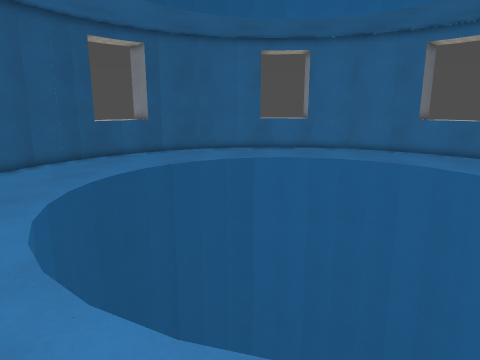
view 1 (above)

24 first-person views from a walk through a level from a Godot 3-D game. The camera is 1.5 m above the floor, tilts 12° down and sees 70° across. The floor is counted in squares, 0.5 m on a side. Each view is taken from the middle of a square. On the plan, view 1 faces up. The plan holds only what a view shows up to about 20 squares ahead; the rest is blank. The place goes on beyond the plan. Surface patterns are stand-ins for the level's own textures.

view 2
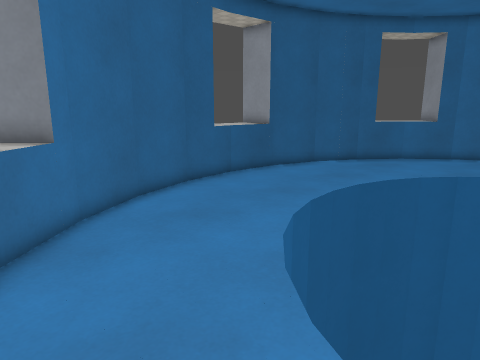

view 3
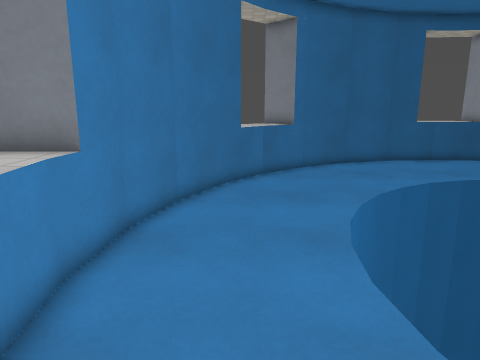

view 4
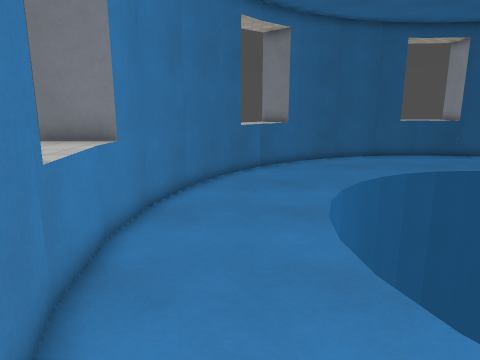

view 5
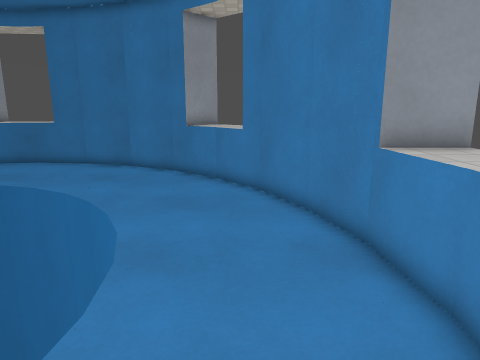

view 6
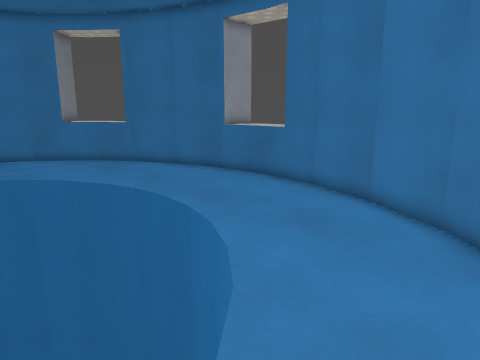

view 7
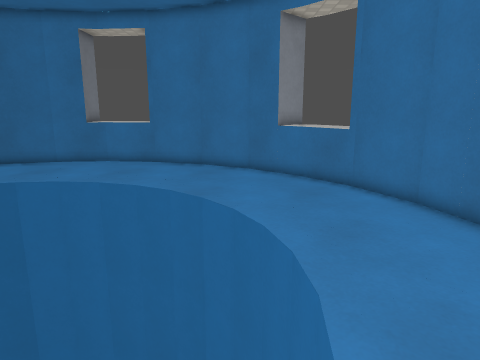

view 8
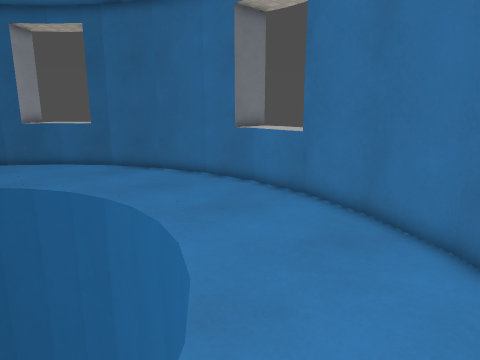

view 9
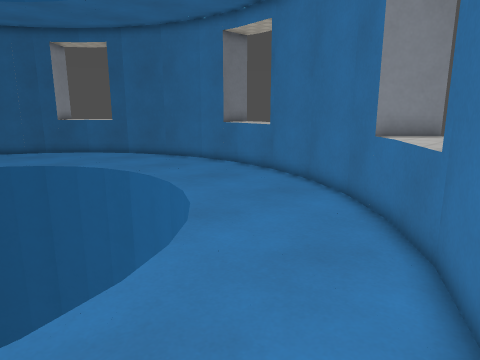

view 10
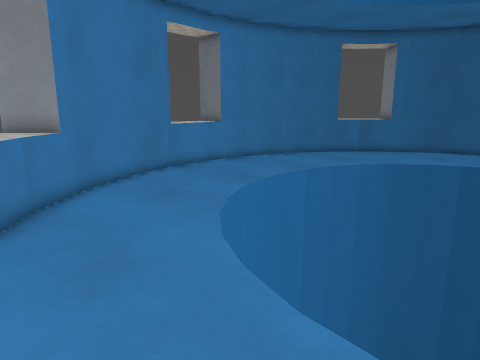

view 11
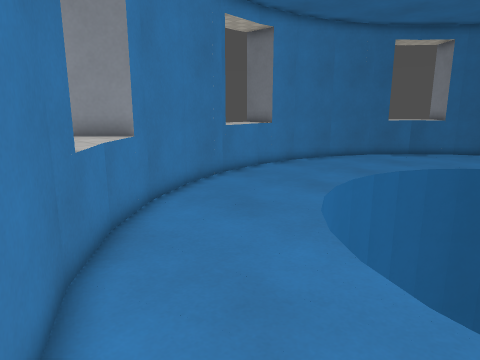

view 12
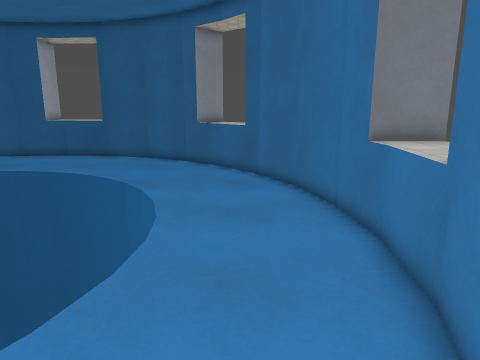

view 13
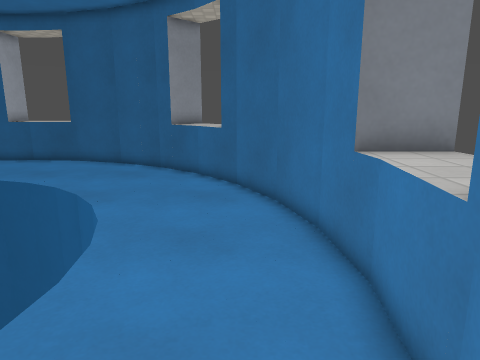

view 14
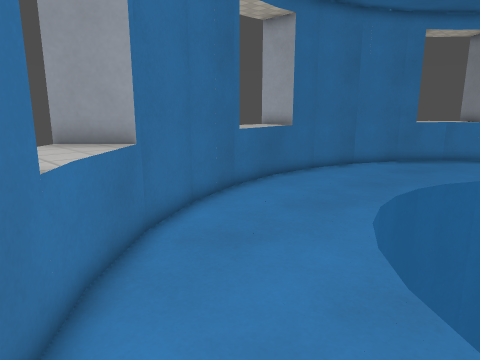

view 15
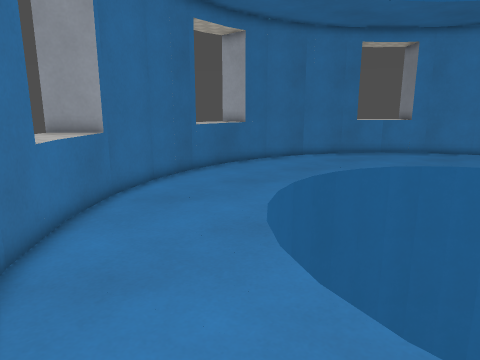

view 16
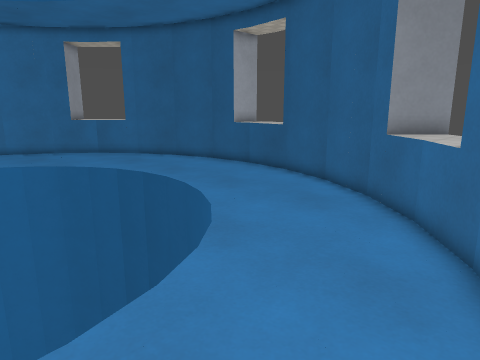

view 17
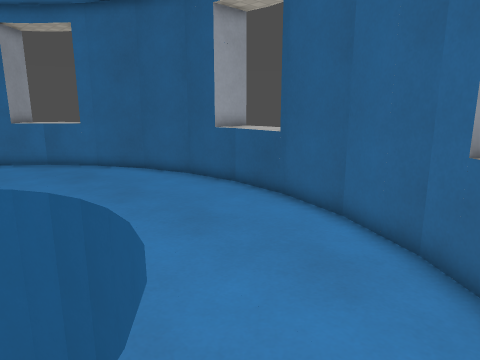

view 18
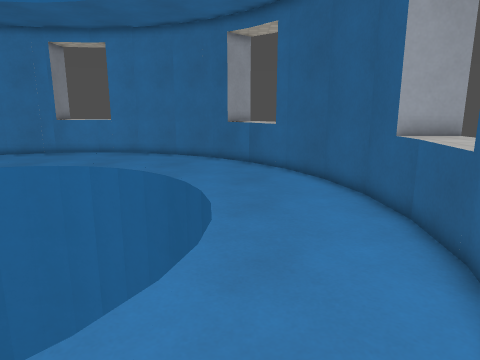

view 19
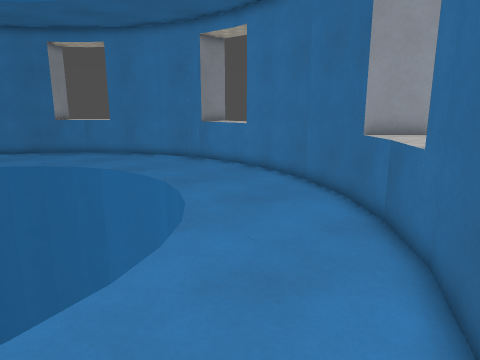

view 20
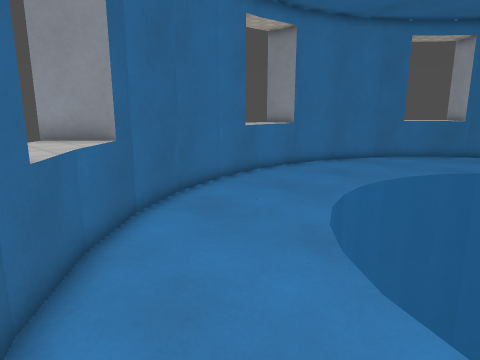

view 21
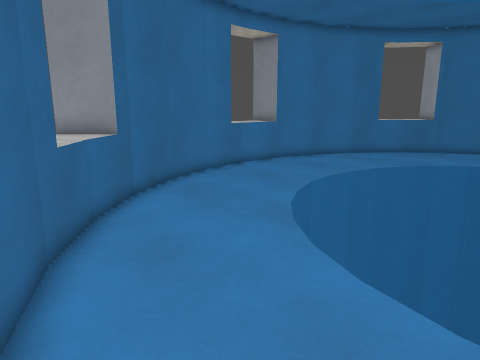

view 22
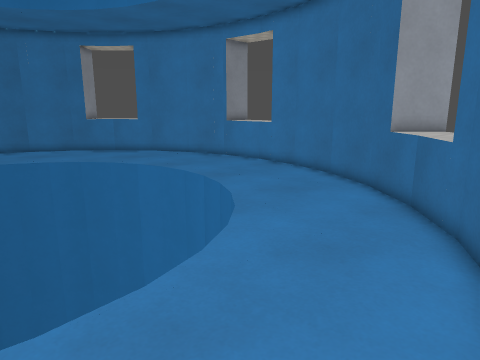

view 23
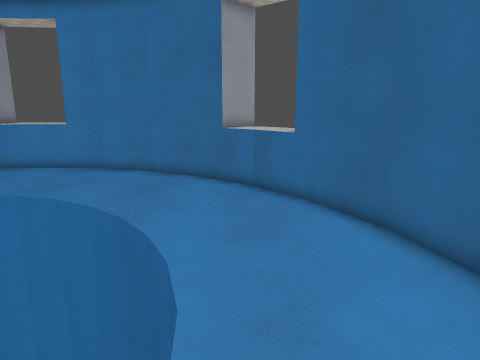

view 24
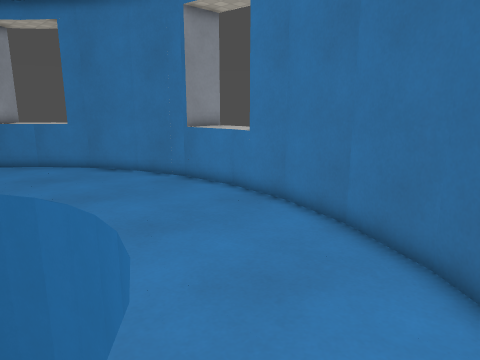

### Floor plan
Key: @ floor where view 1 was taken; # wall or solid block; . floor; = window, fence, low wall or low ledge; ^ raised ledge; v drop or lower ground.
Columns run from 14 left of view 1 to 18 right of it. Each row starts with its distance up from view 1.
 28                #^^ ^
 27                #^^^#
 26             ####^^^###
 25        # ####........####
 24       ^###..............####
 23      ^^^#................##^^
 22     #^^...................#^^^
 21     ###.........vv..........^##
 20     ##.......vv    vv.......##
 19     #......vv        vv......#
 18    ##.....vv          vv.....##
 17    #.....vv            vv.....#
 16    #.....v              v.....#
 15  ###.....                v....###
 14  ^^=....v                v.....^
 13  ^^.....v                v.....^^
 12  ^^.....v                v.....^^
 11 ###.....v                v.....##
 10   ##....v                v.....#
  9   ##.....v               .....##
  8    #.....v              v.....#
  7    #......v            v......#
  6    ##.....vv          vv.....##
  5     #.......v        vv......#
  4     ##.......vvv  vvv.......##
  3     #^^....................^##
  2     ^^^^...................^^#
  1      ^^^#................#^^^
  0       ^####...@........####^
 -1           ###........###  #
 -2             ####^^^###
 -3                #^^^#
 -4                #^ ^#

Positions as (right, up) in squares from view 1, and headings:
1: (0, 0), facing up
2: (0, 1), facing up-left
3: (8, 1), facing left
4: (10, 1), facing left
5: (-2, 1), facing right
6: (5, 2), facing up-right
7: (10, 7), facing up
8: (12, 16), facing up-left
9: (16, 13), facing up-left
10: (15, 13), facing down-left
11: (16, 10), facing down-left
12: (10, 23), facing left
13: (8, 24), facing left
14: (7, 24), facing down-right
15: (3, 25), facing down-right
16: (2, 25), facing down-left
17: (-2, 22), facing down-left
18: (-7, 21), facing down
19: (-11, 11), facing down-right
20: (-10, 15), facing up-right
21: (-11, 13), facing up-right
22: (-11, 13), facing down-right
23: (-7, 15), facing down
24: (-7, 7), facing down-right
